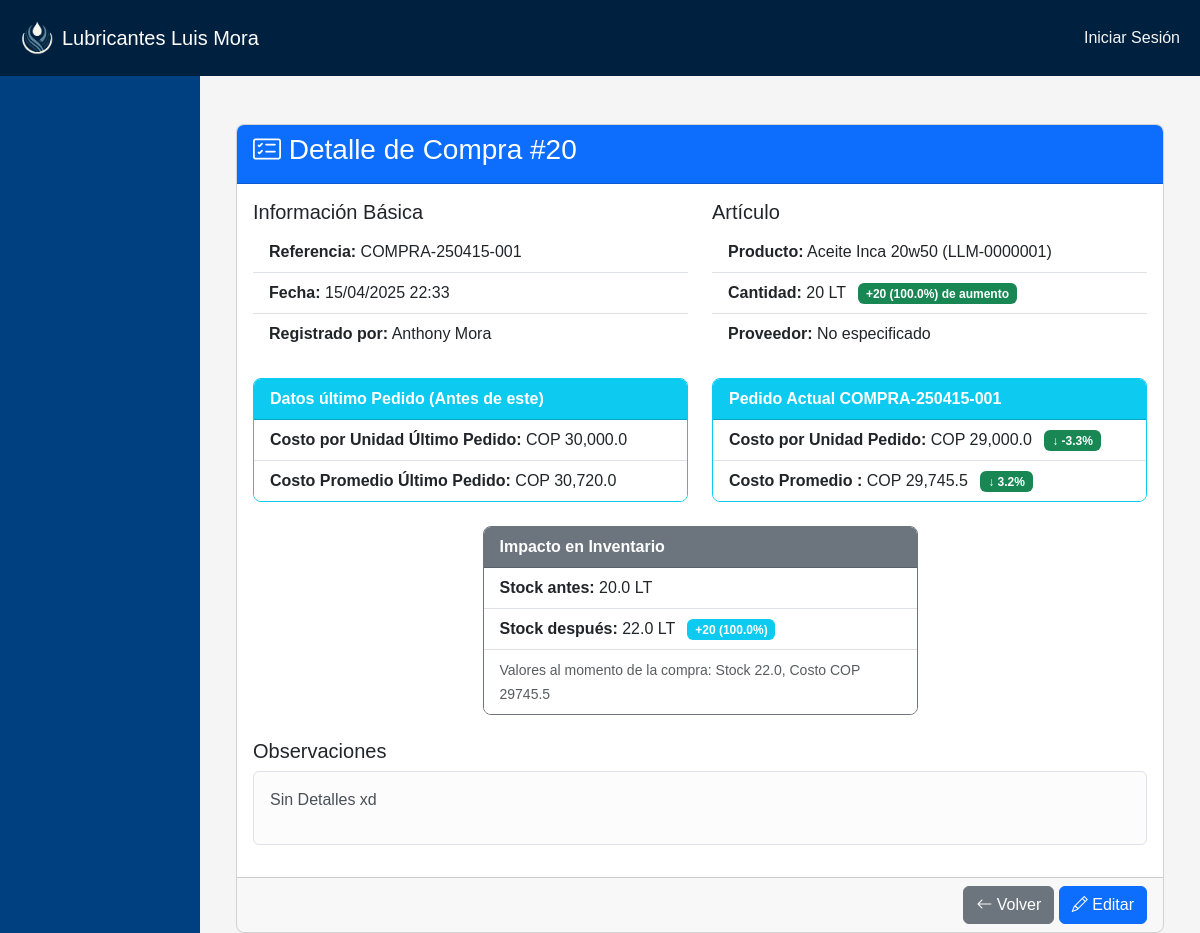
The page /compras/detalle/20/ on the database its author committed.
### aplicacion/models.py (models this page shows, shortened)
class MovimientoInventario(models.Model):
    TIPO_MOVIMIENTO = (
        ('ENTRADA', 'Entrada'),
        ('SALIDA', 'Salida'),
        ('AJUSTE', 'Ajuste'),
    )
    articulo = models.ForeignKey(Articulo, on_delete=models.PROTECT, related_name='movimientos')
    tipo = models.CharField(max_length=10, choices=TIPO_MOVIMIENTO)
    cantidad = models.DecimalField(max_digits=10, decimal_places=3)
    fecha = models.DateTimeField(auto_now_add=True)
    usuario = models.ForeignKey(CustomUser, on_delete=models.PROTECT)
    referencia = models.CharField(max_length=100, blank=True)
    proveedor = models.ForeignKey(Proveedor, on_delete=models.SET_NULL, null=True, blank=True)
    observaciones = models.TextField(blank=True)
    costo_unitario = models.DecimalField(max_digits=10, decimal_places=2, null=True, blank=True)
    class Meta:
        verbose_name = "Movimiento de Inventario"
        verbose_name_plural = "Movimientos de Inventario"
        ordering = ['-fecha']

class CustomUser(AbstractUser):
    ROLES = (
        ('admin', 'Administrador'),
        ('personal', 'Personal'),
        ("invitado", "Invitado"),
    )
    rol = models.CharField(max_length=20, choices=ROLES, default='cliente')
    telefono = models.CharField(max_length=20, blank=True, verbose_name="Teléfono")
    direccion = models.TextField(blank=True, verbose_name="Dirección")
    foto_perfil = models.ImageField(upload_to='perfiles/', blank=True, null=True, verbose_name="Foto de perfil")
    admin = models.BooleanField(default=False, verbose_name="¿Administrador?")
    class Meta:
        verbose_name = 'Usuario'
        verbose_name_plural = 'Usuarios'

class Articulo(models.Model):
    codigo = models.CharField(max_length=50, unique=True, verbose_name="Código")
    codigo_barras = models.CharField(max_length=100, blank=True, unique=True, null=True)
    nombre = models.CharField(max_length=200)
    descripcion = models.TextField(blank=True, verbose_name="Descripción")
    categoria = models.ForeignKey(Categoria, on_delete=models.SET_NULL, null=True, blank=True)
    marca = models.CharField(max_length=100, blank=True)
    modelo = models.CharField(max_length=100, blank=True)
    imagen = models.ImageField(upload_to='articulos/', null=True, blank=True)
    stock_actual = models.DecimalField(max_digits=12, decimal_places=2, default=0)
    stock_minimo = models.DecimalField(max_digits=12, decimal_places=2, default=0)
    stock_maximo = models.DecimalField(max_digits=12, decimal_places=2, null=True, blank=True)
    UNIDADES_MEDIDA = (
        ('UN', 'Unidad'),
        ('KG', 'Kilogramo'),
        ('LT', 'Litro'),
        ('MT', 'Metro'),
        ('PAR', 'Par'),
        ('JUEGO', 'Juego'),
        ('CAJA', 'Caja'),
    )
    unidad_medida = models.CharField(max_length=10, choices=UNIDADES_MEDIDA, default='UN')
    costo_promedio = models.DecimalField(max_digits=12, decimal_places=2, default=0)
    precio_venta = models.DecimalField(max_digits=12, decimal_places=2, default=0)
    TIPO_IMPUESTO = (
        (Decimal('0.00'), 'Exento'),
        (Decimal('0.16'), 'IVA 16%'),
        (Decimal('0.08'), 'IVA 8%'),
    )
    tasa_impuesto = models.DecimalField(max_digits=4, decimal_places=2, choices=TIPO_IMPUESTO, default=Decimal('0.16'))
    proveedor_principal = models.ForeignKey(Proveedor, on_delete=models.SET_NULL, null=True, blank=True)
    lead_time = models.PositiveIntegerField(default=0, help_text="Tiempo de reposición en días")
    activo = models.BooleanField(default=True)
    fecha_creacion = models.DateTimeField(auto_now_add=True)
    fecha_actualizacion = models.DateTimeField(auto_now=True)
    creado_por = models.ForeignKey(CustomUser, on_delete=models.SET_NULL, null=True, related_name='articulos_creados')
    palabras_clave = models.TextField(
        blank=True,
        help_text="Ingrese palabras clave separadas por comas. Ej: Toyota, Carro, Automático"
    )
    class Meta:
        verbose_name = "Artículo"
        verbose_name_plural = "Artículos"
        ordering = ['nombre']
        indexes = [
            models.Index(fields=['codigo']),
            models.Index(fields=['nombre']),
            models.Index(fields=['categoria']),
            models.Index(fields=['activo']),
        ]

class HistorialStock(models.Model):
    movimiento = models.ForeignKey(MovimientoInventario, on_delete=models.CASCADE, related_name='historial')
    fecha = models.DateTimeField(auto_now_add=True)
    stock_antes = models.DecimalField(max_digits=12, decimal_places=2)
    stock_despues = models.DecimalField(max_digits=12, decimal_places=2)
    costo_promedio_antes = models.DecimalField(max_digits=12, decimal_places=2)
    costo_promedio_despues = models.DecimalField(max_digits=12, decimal_places=2)
    costo_unitario_compra = models.DecimalField(max_digits=10, decimal_places=2)  # Precio de esta compra
    costo_unitario_anterior = models.DecimalField(max_digits=10, decimal_places=2, null=True)  # Precio compra anterior
    usuario = models.ForeignKey(CustomUser, on_delete=models.PROTECT)
    class Meta:
        ordering = ['-fecha']

### aplicacion/view/views_api.py (the view)
# urls.py: path('compras/detalle/<int:pk>/', detalle_compra, name='detalle_compra'),
def detalle_compra(request, pk):
    compra = get_object_or_404(
        MovimientoInventario.objects.select_related('articulo', 'proveedor', 'usuario'),
        pk=pk,
        tipo='ENTRADA'
    )
    historico = get_object_or_404(HistorialStock, movimiento=compra)
    total = compra.cantidad * compra.costo_unitario
    aumento_stock_pct = (compra.cantidad / historico.stock_antes * 100) if historico.stock_antes > 0 else 0
    aumento_stock_text = f"+{compra.cantidad:.0f} ({aumento_stock_pct:.1f}%)"
    if historico.costo_unitario_anterior:
        variacion_precio = (
            (compra.costo_unitario - historico.costo_unitario_anterior) /
            historico.costo_unitario_anterior * 100
        )
    else:
        variacion_precio = 0
    if historico.costo_promedio_antes > 0:
        variacion_promedio = (
            (historico.costo_promedio_despues - historico.costo_promedio_antes) /
            historico.costo_promedio_antes * 100
        )
        variacion_promedio_text = f"{'↑' if variacion_promedio > 0 else '↓'} {abs(variacion_promedio):.1f}%"
    else:
        variacion_promedio = 0
        variacion_promedio_text = "0.0%"
    context = {
        'compra': compra,
        'historico': historico,
        'titulo': f'Detalle de Compra #{compra.id}',
        'total': total,
        'aumento_stock_text': aumento_stock_text,
        'variacion_precio': variacion_precio,
        'variacion_promedio_text': variacion_promedio_text,
    }
    return render(request, 'detalles/detalles_compra.html', context)

### aplicacion/templates/detalles/detalles_compra.html
{% extends 'paneles/admin.html' %} {% load humanize %} {% block dashboard %}
<div class="container mt-4">
    <br />
    <div class="card">
      <div class="card-header bg-primary text-white">
        <h3 class="card-title">
          <i class="bi bi-card-checklist"></i> {{ titulo }}
        </h3>
      </div>
      <div class="card-body">
        <div class="row mb-4">
          <div class="col-md-6">
            <h5>Información Básica</h5>
            <ul class="list-group list-group-flush">
              <li class="list-group-item">
                <strong>Referencia:</strong> {{ compra.referencia }}
              </li>
              <li class="list-group-item">
                <strong>Fecha:</strong> {{ compra.fecha|date:"d/m/Y H:i" }}
              </li>
              <li class="list-group-item">
                <strong>Registrado por:</strong> {{ compra.usuario.get_full_name }}
              </li>
            </ul>
          </div>
          <div class="col-md-6">
            <h5>Artículo</h5>
            <ul class="list-group list-group-flush">
              <li class="list-group-item">
                <strong>Producto:</strong>
                {{ compra.articulo.nombre }} ({{ compra.articulo.codigo }})
              </li>
              <li class="list-group-item">
                <strong>Cantidad:</strong>
                {{ compra.cantidad|floatformat:0 }} {{ compra.articulo.unidad_medida }}
                <span class="badge bg-success ms-2">
                  {{aumento_stock_text}} de aumento
                </span>
              </li>
              <li class="list-group-item">
                <strong>Proveedor:</strong>
                {{ compra.proveedor.nombre|default:"No especificado" }}
              </li>
            </ul>
          </div>
        </div>
        <div class="row">
            <div class="col-md-6">
                <div class="card border-info">
                    <div class="card-header bg-info text-white">
                        <strong>Datos último Pedido (Antes de este)</strong>
                    </div>
                    <ul class="list-group list-group-flush">
                        <li class="list-group-item">
                            <strong>Costo por Unidad Último Pedido:</strong>
                            COP {{ historico.costo_unitario_anterior|floatformat:1|intcomma }}
                        </li>
                        <li class="list-group-item">
                            <strong>Costo Promedio Último Pedido:</strong>
                            COP {{ historico.costo_promedio_antes|floatformat:1|intcomma }}
                        </li>
                    </ul>
                </div>
            </div>
            <div class="col-md-6">
                <div class="card border-info">
                    <div class="card-header bg-info text-white">
                        <strong>Pedido Actual {{compra.referencia}}</strong>
                    </div>
                    <ul class="list-group list-group-flush">
                        <li class="list-group-item">
                            <strong>Costo por Unidad Pedido:</strong>
                            COP {{ historico.costo_unitario_compra|floatformat:1|intcomma }}
                            {% if variacion_precio != 0 %}
                                <span class="badge {% if variacion_precio > 0 %}bg-danger{% else %}bg-success{% endif %} ms-2">
                                    {% if variacion_precio > 0 %}↑{% else %}↓{% endif %} {{ variacion_precio|floatformat:1 }}%
                                </span>
                            {% else %}
                                <span class="badge bg-info ms-2">
                                    ➜ Mismo precio
                                </span>
                            {% endif %}
                        </li>
                        <li class="list-group-item">
                            <strong>Costo Promedio :</strong>
                            COP {{ historico.costo_promedio_despues|floatformat:1|intcomma }}
                            {% if variacion_promedio_text != 0 %}
                            <span class="badge {% if variacion_promedio_text > 0 %}bg-danger{% else %}bg-success{% endif %} ms-2">
                                {{variacion_promedio_text}}
                            </span>
                            {% endif %}
                        </li>
                    </ul>
                </div>
            </div>
        </div>
        <br>
        <div class="row d-flex justify-content-center">
          <div class="col-md-6">
              <div class="card border-secondary">
                  <div class="card-header bg-secondary text-white">
                      <strong>Impacto en Inventario</strong>
                  </div>
                  <ul class="list-group list-group-flush">
                      <li class="list-group-item">
                          <strong>Stock antes:</strong>
                          {{ historico.stock_antes|floatformat:1 }} {{ compra.articulo.unidad_medida }}
                      </li>
                      <li class="list-group-item">
                          <strong>Stock después:</strong>
                          {{ historico.stock_despues|floatformat:1 }} {{ compra.articulo.unidad_medida }}
                          <span class="badge bg-info ms-2">
                              {{aumento_stock_text}}
                          </span>
                      </li>
                      {% if historico %}
                      <li class="list-group-item">
                          <small class="text-muted">Valores al momento de la compra:
                              Stock {{ historico.stock_despues|floatformat:1 }},
                              Costo COP {{ historico.costo_promedio_despues|floatformat:1 }}
                          </small>
                      </li>
                      {% endif %}
                  </ul>
              </div>
          </div>
        </div>
        {% if compra.observaciones %}
        <div class="mt-4">
          <h5>Observaciones</h5>
          <div class="alert alert-light border">
            {{ compra.observaciones|linebreaks }}
          </div>
        </div>
        {% endif %}
      </div>
      <div class="card-footer text-end">
        <a href="{% url 'compras' %}" class="btn btn-secondary">
          <i class="bi bi-arrow-left"></i> Volver
        </a>
        <a href="{% url 'editar_compra' compra.id %}" class="btn btn-primary">
          <i class="bi bi-pencil"></i> Editar
        </a>
      </div>
    </div>
  </div>
{% endblock %}

### aplicacion/static/css/styles.css (style rules this page uses)
* { margin: 0; padding: 0; box-sizing: border-box; }
body { background-color: #f5f5f5; color: #F5F5F5; font-family: 'NotoSansJP', sans-serif; font-size: 16px; line-height: 1.5; }

### aplicacion/static/css/styles_admin.css (style rules this page uses)
.card { border-radius: 0.5rem; overflow: hidden; }

### rows shown on the page
MovimientoInventario: referencia "COMPRA-250415-001", fecha "15/04/2025 22:33", usuario.get_full_name "Anthony Mora", articulo.nombre "Aceite Inca 20w50", articulo.codigo "LLM-0000001", cantidad "20", articulo.unidad_medida "LT", proveedor.nombre "No especificado", observaciones "Sin Detalles xd"
HistorialStock: costo_unitario_anterior "30,000.0", costo_promedio_antes "30,720.0", costo_unitario_compra "29,000.0", costo_promedio_despues "29,745.5", stock_antes "20.0", stock_despues "22.0", costo_promedio_despues "29745.5"

### other values the page prints
{{ titulo }} "Detalle de Compra #20"
{{ aumento_stock_text }} "+20 (100.0%)"
{{ variacion_precio|floatformat:1 }} "-3.3"
{{ variacion_promedio_text }} "↓ 3.2%"
